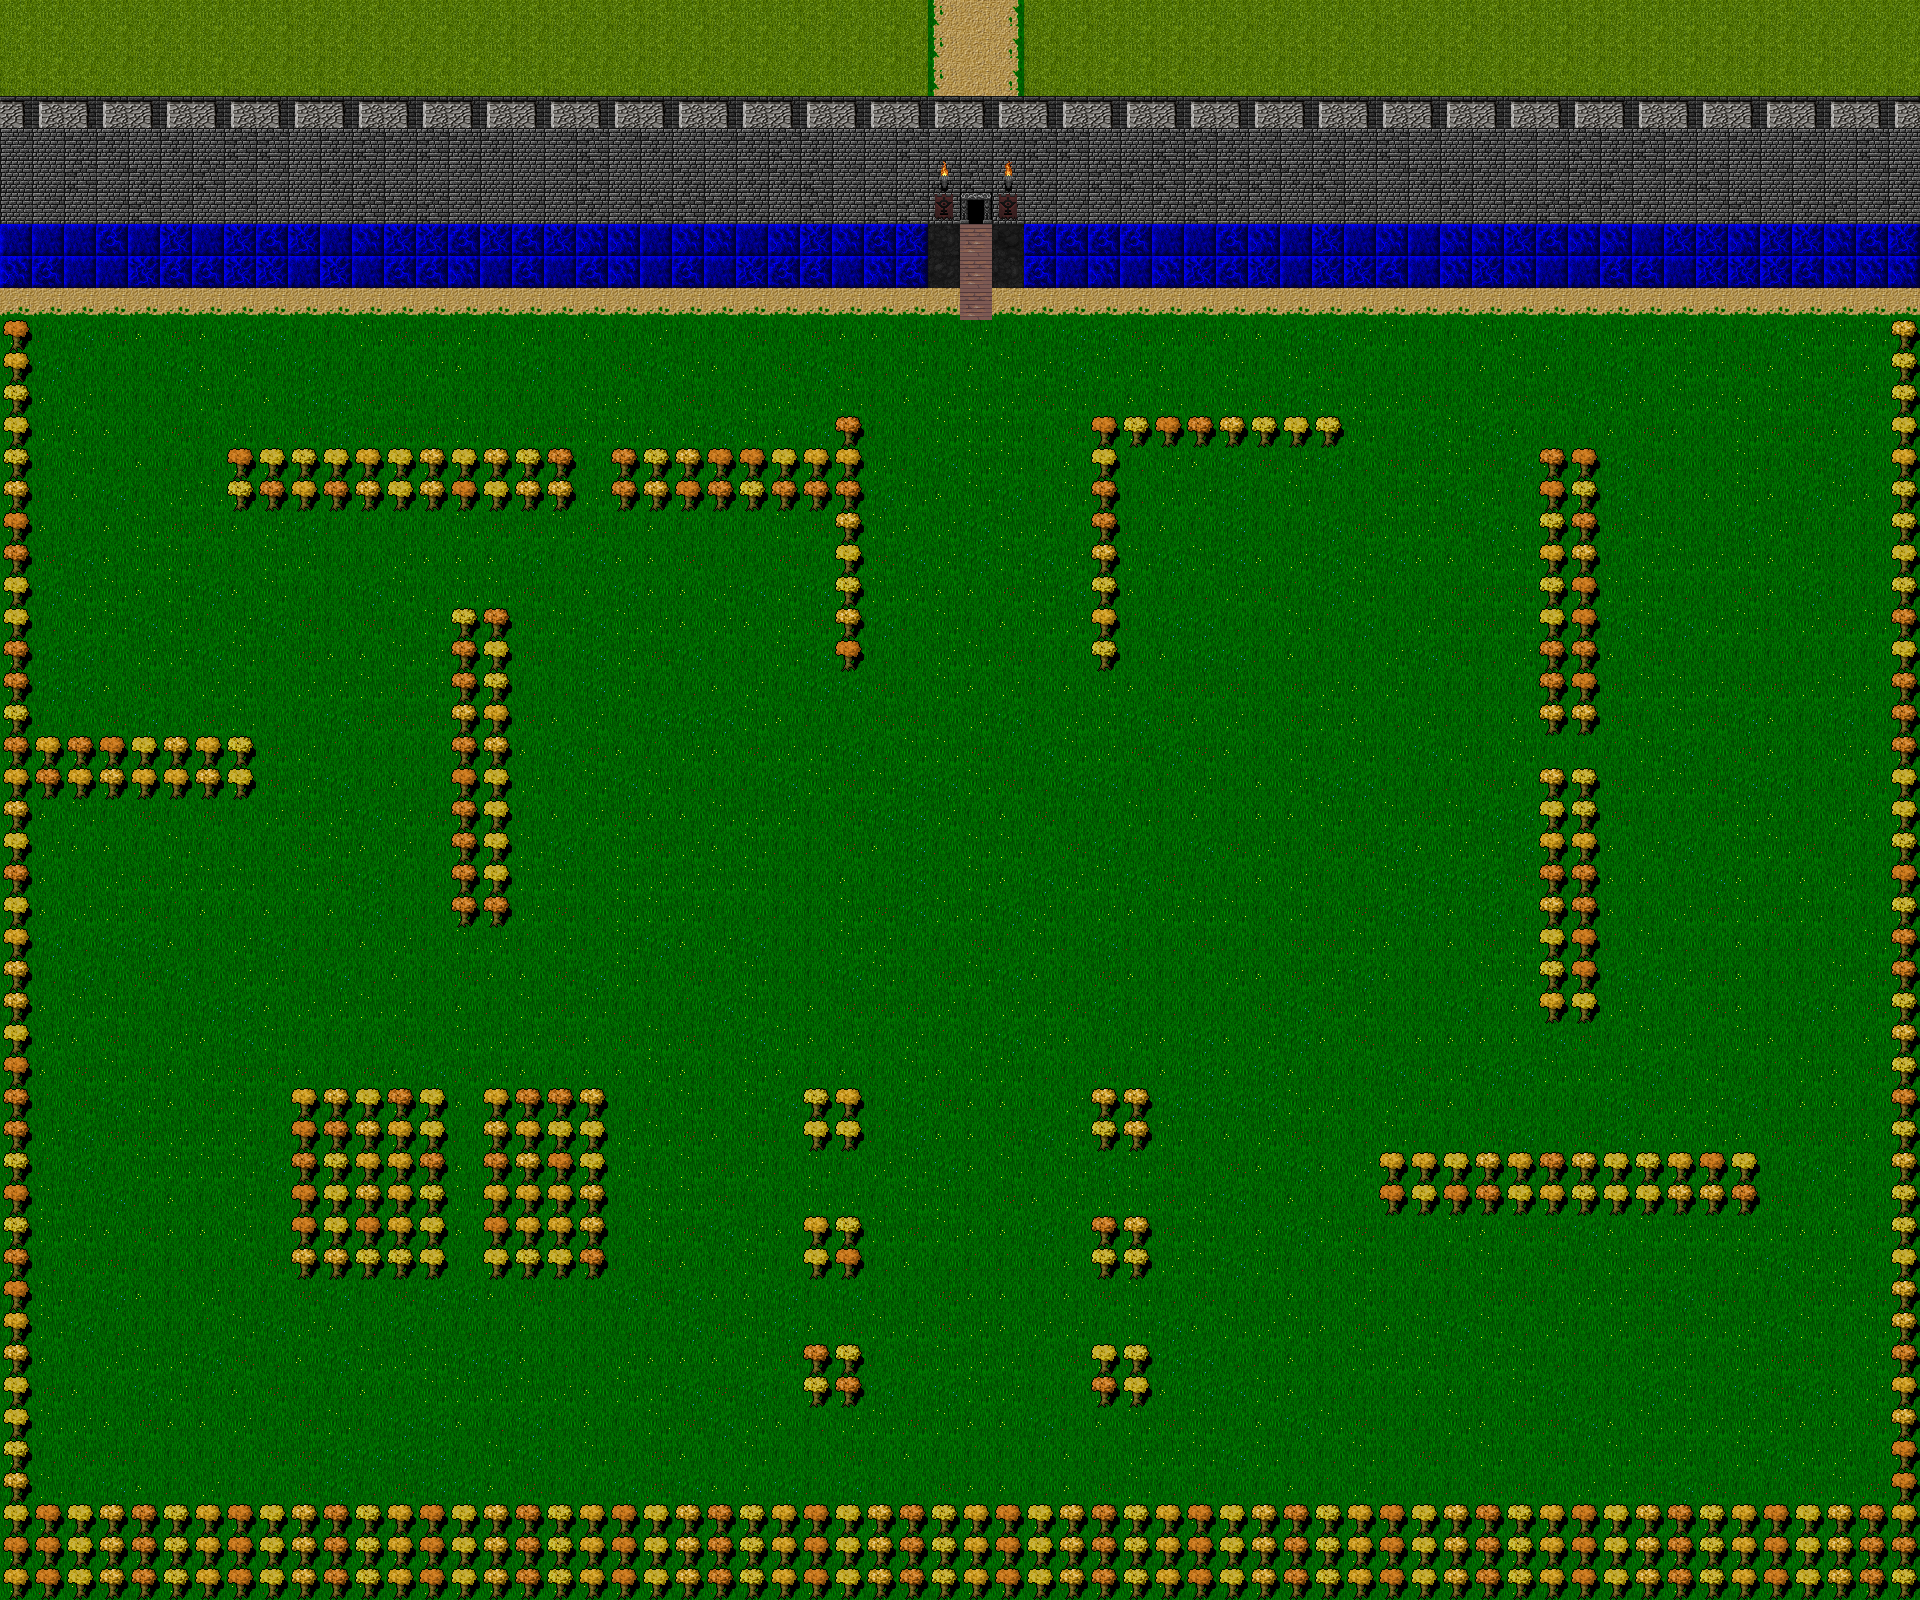

This game map was drawn from its Tiled (.tmx) file and the tilesets committed beside it. A one-line description and the trimmed map source follow:
An orthogonal 60x50 tile map with 32x32 px tiles, 3 tile layers (map, collision, decorations) and 4 objects (spawn, door, winZone, enemyZone).

<map version="1.5" tiledversion="1.7.1" orientation="orthogonal" renderorder="right-down" width="60" height="50" tilewidth="32" tileheight="32" infinite="0" nextlayerid="11" nextobjectid="102">
 <tileset firstgid="1" source="tiles2.tsx" />
 <layer id="9" name="map" width="60" height="50">
  <properties>
   <property name="noCollision" value="" />
  </properties>
  <data>[3000 cells, 3000 non-empty, 40 distinct tile ids]</data>
 </layer>
 <layer id="1" name="collision" width="60" height="50">
  <data>[3000 cells, 569 non-empty, 25 distinct tile ids]</data>
 </layer>
 <layer id="10" name="decorations" width="60" height="50">
  <properties>
   <property name="noCollision" value="" />
  </properties>
  <data>[3000 cells, 318 non-empty, 11 distinct tile ids]</data>
 </layer>
 <objectgroup id="7" name="Object Layer 1">
  <object id="75" name="spawn" x="960" y="832" width="44" height="43" />
  <object id="99" name="door" gid="341" x="960" y="224" width="32" height="32" />
  <object id="100" name="winZone" x="928" y="-32" width="92" height="30.2802" />
  <object id="101" name="enemyZone" x="0" y="1601" width="1919.59" height="908.762">
   <properties>
    <property name="amount" type="int" value="4" />
   </properties>
  </object>
 </objectgroup>
</map>